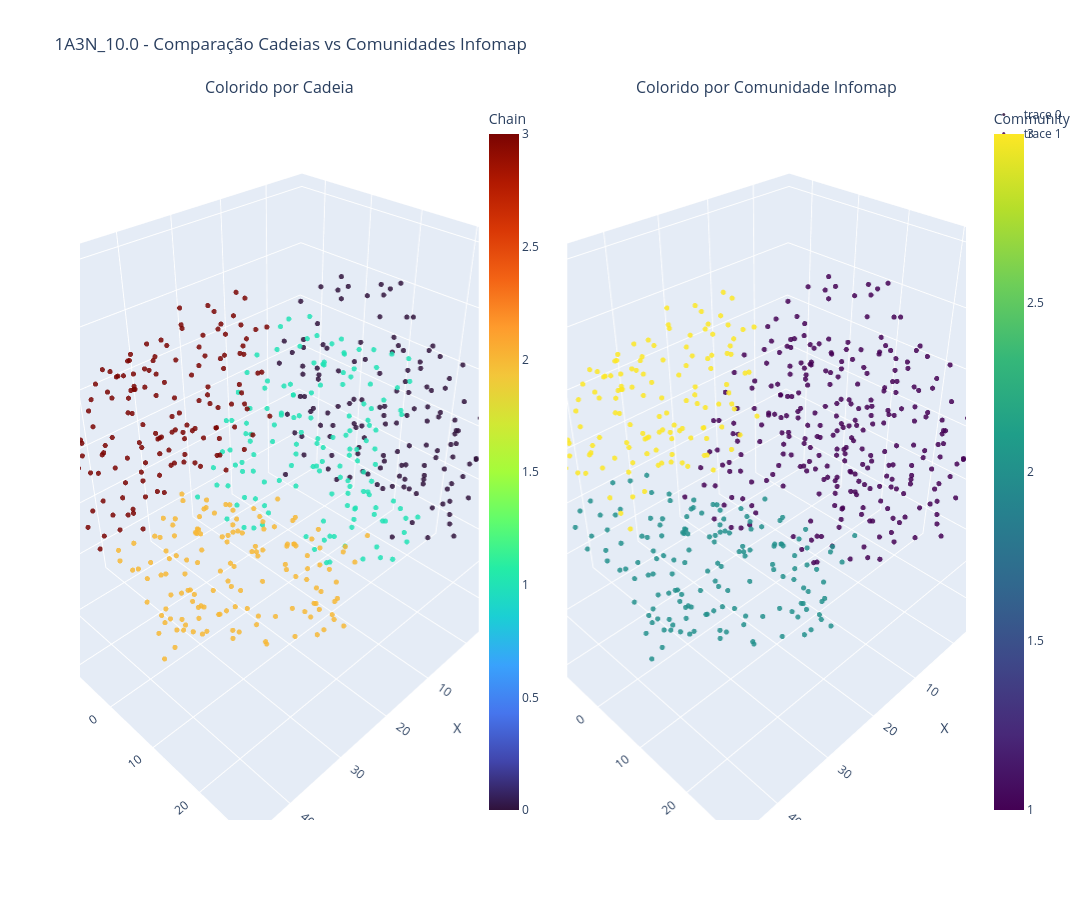

Notebook code cell kept with this figure:
### Code cell
# ==========================================================
# Mapeamento das cadeias para cores
# ==========================================================

all_chains = sorted(
    set(
        nx.get_node_attributes(
            G,
            "chain"
        ).values()
    )
)

chain_to_id = {
    chain:i
    for i,chain in enumerate(all_chains)
}

# ==========================================================
# Coordenadas
# ==========================================================

node_x = []
node_y = []
node_z = []

chain_colors = []
community_colors = []

hover_text = []

for node in G.nodes():

    node_x.append(
        G.nodes[node]["x"]
    )

    node_y.append(
        G.nodes[node]["y"]
    )

    node_z.append(
        G.nodes[node]["z"]
    )

    chain_colors.append(
        chain_to_id[
            G.nodes[node]["chain"]
        ]
    )

    community_colors.append(
        infomap_membership[node]
    )

    hover_text.append(
        f"Node: {node}<br>"
        f"Chain: {G.nodes[node]['chain']}<br>"
        f"Resid: {G.nodes[node]['resid']}"
    )

# ==========================================================
# Figura com 2 cenas 3D
# ==========================================================

fig = make_subplots(
    rows=1,
    cols=2,

    specs=[
        [
            {"type":"scene"},
            {"type":"scene"}
        ]
    ],

    subplot_titles=(
        "Colorido por Cadeia",
        "Colorido por Comunidade Infomap"
    )
)

# ==========================================================
# Cadeias
# ==========================================================

fig.add_trace(

    go.Scatter3d(

        x=node_x,
        y=node_y,
        z=node_z,

        mode="markers",

        marker=dict(

            size=3,

            color=chain_colors,

            colorscale="Turbo",

            opacity=0.85,

            colorbar=dict(
                title="Chain",
                x=0.45
            )
        ),

        text=hover_text,

        hoverinfo="text"

    ),

    row=1,
    col=1
)

# ==========================================================
# Comunidades Infomap
# ==========================================================

fig.add_trace(

    go.Scatter3d(

        x=node_x,
        y=node_y,
        z=node_z,

        mode="markers",

        marker=dict(

            size=3,

            color=community_colors,

            colorscale="Viridis",

            opacity=0.85,

            colorbar=dict(
                title="Community",
                x=1.02
            )
        ),

        text=hover_text,

        hoverinfo="text"

    ),

    row=1,
    col=2
)

# ==========================================================
# Layout
# ==========================================================

fig.update_layout(

    title=(nome_proteina+"_"+str(cutoff)+" - Comparação "
        "Cadeias vs Comunidades Infomap"
    ),

    width=1800,
    height=900,

    scene=dict(
        aspectmode="data",
        xaxis_title="X",
        yaxis_title="Y",
        zaxis_title="Z"
    ),

    scene2=dict(
        aspectmode="data",
        xaxis_title="X",
        yaxis_title="Y",
        zaxis_title="Z"
    )
)

fig.show()

### Figure 1 — Plotly figure (JSON) as saved in the notebook; plotly's stock layout.template omitted (floating-point values rounded to 4 significant figures; data arrays with more than 128 entries replaced by an {"elided": "..."} marker saying what was removed)
{"data": [{"hoverinfo": "text", "marker": {"color": {"elided": "572 int values"}, "colorbar": {"title": {"text": "Chain"}, "x": 0.45}, "colorscale": [[0, "#30123b"], [0.07143, "#4145ab"], [0.1429, "#4675ed"], [0.2143, "#39a2fc"], [0.2857, "#1bcfd4"], [0.3571, "#24eca6"], [0.4286, "#61fc6c"], [0.5, "#a4fc3b"], [0.5714, "#d1e834"], [0.6429, "#f3c63a"], [0.7143, "#fe9b2d"], [0.7857, "#f36315"], [0.8571, "#d93806"], [0.9286, "#b11901"], [1, "#7a0402"]], "opacity": 0.85, "size": 3}, "mode": "markers", "scene": "scene", "text": {"elided": "572 str values"}, "type": "scatter3d", "x": {"elided": "572 float values"}, "y": {"elided": "572 float values"}, "z": {"elided": "572 float values"}}, {"hoverinfo": "text", "marker": {"color": {"elided": "572 int values"}, "colorbar": {"title": {"text": "Community"}, "x": 1.02}, "colorscale": [[0, "#440154"], [0.1111, "#482878"], [0.2222, "#3e4989"], [0.3333, "#31688e"], [0.4444, "#26828e"], [0.5556, "#1f9e89"], [0.6667, "#35b779"], [0.7778, "#6ece58"], [0.8889, "#b5de2b"], [1, "#fde725"]], "opacity": 0.85, "size": 3}, "mode": "markers", "scene": "scene2", "text": {"elided": "572 str values"}, "type": "scatter3d", "x": {"elided": "572 float values"}, "y": {"elided": "572 float values"}, "z": {"elided": "572 float values"}}], "layout": {"annotations": [{"font": {"size": 16}, "showarrow": false, "text": "Colorido por Cadeia", "x": 0.225, "xanchor": "center", "xref": "paper", "y": 1, "yanchor": "bottom", "yref": "paper"}, {"font": {"size": 16}, "showarrow": false, "text": "Colorido por Comunidade Infomap", "x": 0.775, "xanchor": "center", "xref": "paper", "y": 1, "yanchor": "bottom", "yref": "paper"}], "height": 900, "scene": {"aspectmode": "data", "domain": {"x": [0, 0.45], "y": [0, 1]}, "xaxis": {"title": {"text": "X"}}, "yaxis": {"title": {"text": "Y"}}, "zaxis": {"title": {"text": "Z"}}}, "scene2": {"aspectmode": "data", "domain": {"x": [0.55, 1], "y": [0, 1]}, "xaxis": {"title": {"text": "X"}}, "yaxis": {"title": {"text": "Y"}}, "zaxis": {"title": {"text": "Z"}}}, "title": {"text": "1A3N_10.0 - Comparação Cadeias vs Comunidades Infomap"}, "width": 1800}}
